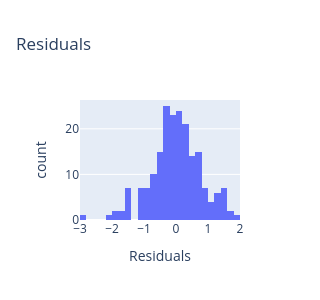
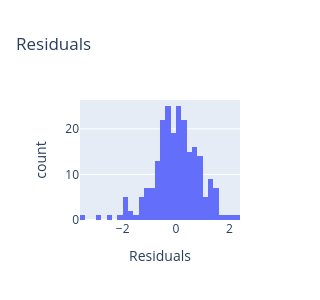

Source (notebook cell) for these figures, in order:
### Markdown cell above
### Controlling for latency & session duration

### Code cell
df = df_users[['pid','mood_t0','mood_t1','feel_human','belief_human']].copy()
df['mood_change'] = df['mood_t1'] - df['mood_t0']

df = df.merge(df_pids[['pid','condition','model','session_duration_minutes','mean_response_latency_seconds']],on='pid',how='left')

# ------------------------------------------------------------------------------------------------------------------------------------
# Run models
# ------------------------------------------------------------------------------------------------------------------------------------

# --- 2 x 4 model
model_df = df.loc[df['condition']!='human_therapist',].copy().reset_index(drop=True)

model_fit = smf.ols(
    f'mood_change ~ mood_t0 + C(model) * C(condition) * belief_human + C(model) * C(condition) * feel_human + session_duration_minutes + mean_response_latency_seconds',
    data=model_df).fit()

display_residuals(model_fit)
anova_table = format_anova_table(model_fit)

print('[2 x 4 model]')
print(anova_table)

# --- 3-way model
model_df = df.groupby(['pid','condition'])[[
    f'mood_change','mood_t0','belief_human','feel_human','session_duration_minutes','mean_response_latency_seconds'
    ]].mean().reset_index()

model_fit = smf.ols(
    f'mood_change ~ mood_t0 + C(condition)*belief_human + C(condition)*feel_human + session_duration_minutes + mean_response_latency_seconds',
    data=model_df).fit()

display_residuals(model_fit)
anova_table = format_anova_table(model_fit)

print('[3-way model]')
print(anova_table)

print(' ')
print(anova_pairwise_comparisons(model_fit))

### Figure 1 — Plotly figure (JSON) as saved in the notebook; plotly's stock layout.template omitted (floating-point values rounded to 4 significant figures; data arrays with more than 128 entries replaced by an {"elided": "..."} marker saying what was removed)
{"data": [{"bingroup": "x", "hovertemplate": "variable=0<br>value=%{x}<br>count=%{y}<extra></extra>", "legendgroup": "0", "marker": {"color": "#636efa", "pattern": {"shape": ""}}, "name": "0", "orientation": "v", "showlegend": true, "type": "histogram", "x": {"elided": "201 float values"}, "xaxis": "x", "yaxis": "y"}], "layout": {"barmode": "relative", "height": 300, "legend": {"title": {"text": "variable"}, "tracegroupgap": 0}, "showlegend": false, "title": {"text": "Residuals"}, "width": 300, "xaxis": {"anchor": "y", "domain": [0, 1], "title": {"text": "Residuals"}}, "yaxis": {"anchor": "x", "domain": [0, 1], "title": {"text": "count"}}}}

### Figure 2 — Plotly figure (JSON) as saved in the notebook; plotly's stock layout.template omitted (floating-point values rounded to 4 significant figures; data arrays with more than 128 entries replaced by an {"elided": "..."} marker saying what was removed)
{"data": [{"bingroup": "x", "hovertemplate": "variable=0<br>value=%{x}<br>count=%{y}<extra></extra>", "legendgroup": "0", "marker": {"color": "#636efa", "pattern": {"shape": ""}}, "name": "0", "orientation": "v", "showlegend": true, "type": "histogram", "x": {"elided": "227 float values"}, "xaxis": "x", "yaxis": "y"}], "layout": {"barmode": "relative", "height": 300, "legend": {"title": {"text": "variable"}, "tracegroupgap": 0}, "showlegend": false, "title": {"text": "Residuals"}, "width": 300, "xaxis": {"anchor": "y", "domain": [0, 1], "title": {"text": "Residuals"}}, "yaxis": {"anchor": "x", "domain": [0, 1], "title": {"text": "count"}}}}
